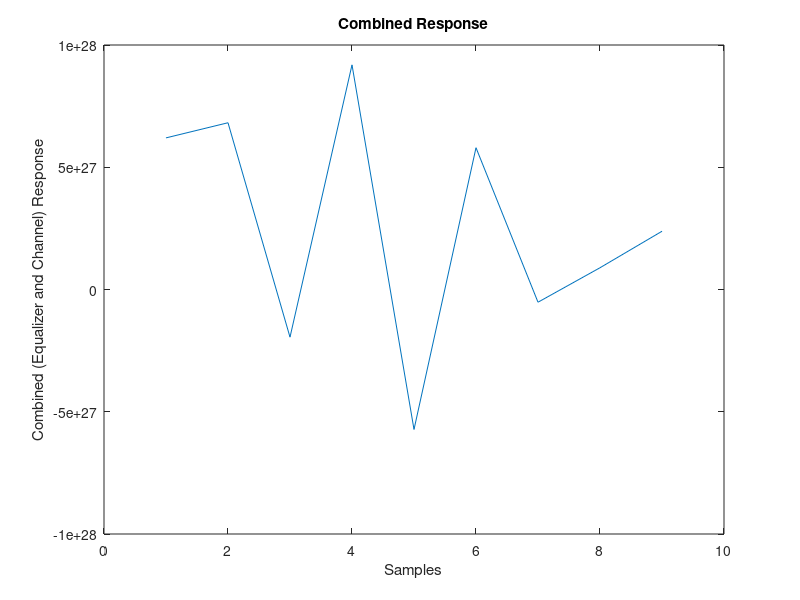

MATLAB code for this plot:
%%%%%%%%%%%%%%%%%%%%%%%%%%%%%%%%%%%%%%%%%%%%%%%%%%%%%%%%%%%%
%                                                           %
%      LEAST MEAN SQUARES (LMS) ALGORITHM & EQUALIZATION    %
%      ~~~~~~~~~~~~~~~~~~~~~~~~~~~~~~~~~~~~~~~~~~~~~~~~~~   %
%                                                           %
% AUTHOR         :   SRIDHAR KRISHNAN                       %
% STUDENT ID # :     12345                                  %
% File           :   equ.m                                  %
%%%%%%%%%%%%%%%%%%%%%%%%%%%%%%%%%%%%%%%%%%%%%%%%%%%%%%%%%%%%
clear;
%% Assumptions for Channel Capacity W, No. of Samples, No. of trials %%
W = 2.9;                    % Channel Capacity
alp = 2;                    % alpha
forder = 7;                 % filter order
tsamples = 700;             % total # of samples
delay = 5;                  % delay for desired response
trials = 10;                % No. of independent trials
de = zeros(1,tsamples);     % Intializing the squared error
nvari = 0.001;              % Noise variance
dvari = 1;                  % Input data variance
taps = zeros(1,forder);     % Initializing the tap weight counter
muu = 0.0016;                 % Fill the appropriate mu
errorsq = 0;                % Mean squared Error
op = zeros(1,forder);
e = zeros(1,forder);

for trys = 1:trials           % Loop for No. of trials
    u = zeros(1,forder-1);     % intialization of tap I/p for time < 1
   a = zeros(1,forder-1);     % intialization of data i/p for time < 1
    for j = 1:forder
        w(forder,j) = 0;      % intializing tapweight vector w(0) = 0
    end
%%%%%%%%%% MODULE 1 %%%%%%%%%%%%%%%%
for sampgen = forder : tsamples+forder   %% Generates Random data & desired resp
   a(sampgen) = fix(rand+0.5)*2-1;
end
 
    switch trys
        case 1
            W = 2.9;
        case 2
            W = 3.3;
        case 3
            W = 3.6;
        case 4
            delay = 9;
        case 5
            nvari = 0.001;
        case 6
            nvari = 0.004;
        case 7
            muu = 0.2;
        case 8
            muu = 0.16;
        case 9
            muu = 0.11;
        case 10
            muu = 0.09;
    end
            

d = [zeros(1,delay) a];
for sampgen = forder : tsamples+forder %% Generates Random noise
 v(sampgen) = fix(rand+0.5)*2*sqrt(nvari)-sqrt(nvari);
end
%% Impulse Response of the Channel for given W %%
                                                 
for k = 1:3
h(k) = 1/2*(1+cos(2*pi/W*(k-2)));
end;
%% Mu
%%muu = 0.15;   %%% Fill the appropriate mu

%%%%%%% MODULE 2 : UPDATING THE WEIGHTS & PLOTTING THE LEARNING CURVE %%%%%%%
%% Output from Channel
y = conv2(a,h,'same');
%% Input to the equalizer (Channel o/p + Random Noise)
eq = y + v;

%% desired response
adelay = a(delay:end);

for n = forder : size(adelay,2)
    u = eq(n:-1:n-forder+1) ;
    %% Finding the Estimate
    op(n)= taps * u';
    
%% Calculating the Error (desired resp - estimate)
    e(n) = adelay(n) - op(n) ;
    
%% Updating the tap weights
    taps = taps + muu * u * e(n) ;
end 
%%Checking:

%% Equalizer Output with updated tap weights
eqFinal = conv2(eq,taps,'same');
%% Combined Response of Channel and Equalizer
hCombined = conv(h,taps);
%% Calculating the error square for each trial & adding it up
errorsq  = errorsq + e.^2;
end %%% Loop for number of trials (try variable)
%% Calculating the Mean square error (ie total err at instant i / # of trials)
errorsq = errorsq/10;
%% Plotting the Learning Curve
semilogy(errorsq);
title('Learning Curve') ;
xlabel('Samples')
ylabel('Mean Squared Error')

%%%%%   Plotting  the channel responses %%%%
plot(h);
title(sprintf('Channel response for W = %d', W)) ;
xlabel('Samples')
ylabel('Channel Response')
%%%%% Plotting the equalizer responses   %%%%
plot(taps);
title('Equalizer Response') ;
xlabel('Samples')
ylabel('Equalizer Response')
%%%%% Plotting   the combined responses %%%%%

plot(hCombined);
title('Combined Response') ;
xlabel('Samples')
ylabel('Combined (Equalizer and Channel) Response')